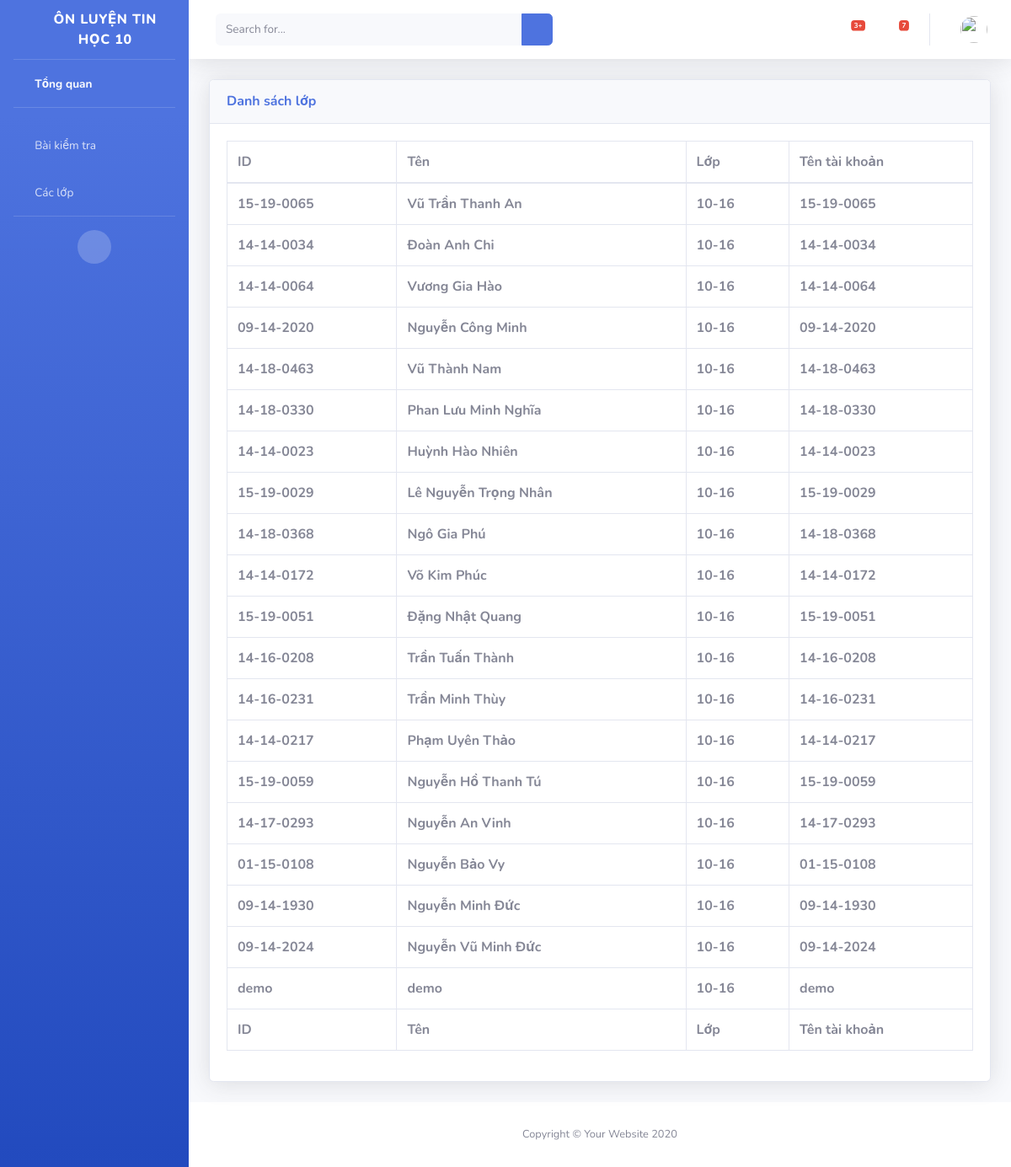
The app's page /HeThongHoTroLT/detail_class/10-16/ with its own data.
### HeThongHoTroLT/models.py (models this page shows)
class Student(models.Model):
  student_id = models.CharField(max_length=10, primary_key=True)
  student_name = models.TextField()
  class_name = models.ForeignKey(Classroom, on_delete=models.CASCADE)
  picture = models.BinaryField(null=True)

class Classroom(models.Model):
    classroom_id = models.CharField(max_length=10, primary_key=True)
    classroom_name = models.CharField(max_length=100)
    teacher_name = models.CharField(max_length=100)

### HeThongHoTroLT/views.py (the view)
# urls.py: path('detail_class/<str:classroom_id>/', views.detail_class,name='detail_class'),
def detail_class(request, classroom_id):
    pos = 'HeThongHoTroLT/base_student.html'
    for group in request.user.groups.all():
        if group.name == "Teacher":
            pos = 'HeThongHoTroLT/base_teacher.html'
            break
    classroom = get_object_or_404(Classroom, classroom_id=classroom_id)
    students = Student.objects.filter(class_name=classroom)
    return render(request, "HeThongHoTroLT/detail_class.html", {
        'pos': pos,
        'classroom': classroom,
        'students': students
    })

### HeThongHoTroLT/templates/HeThongHoTroLT/detail_class.html (shortened to what this page needs)
{%extends 'HeThongHoTroLT/base_teacher.html'%}
{%block content%}
{% load static %}
                <section class="content">
                <div class="container-fluid">
                    <div class="card shadow mb-4">
                        <div class="card-header py-3">
                            <h6 class="m-0 font-weight-bold text-primary">Danh sách lớp</h6>
                        </div>
                        <div class="card-body">
                            <div class="table-responsive">
                                <table class="table table-bordered" id="dataTable" width="100%" cellspacing="0">
                                    <thead>
                                        <tr>
                                            <th>ID</th>
                                            <th>Tên</th>
                                            <th>Lớp</th>
                                            <th>Tên tài khoản</th>
                                        </tr>
                                    </thead>
                                    <tfoot>
                                        <tr>
                                            <th>ID</th>
                                            <th>Tên</th>
                                            <th>Lớp</th>
                                            <th>Tên tài khoản</th>
                                        </tr>
                                    </tfoot>
                                    <tbody>
                                        {% for student in students %}
                                        <tr>
                                            <th><a>{{student.student_id}}</a></th>
                                            <th>{{ student.student_name }}</th>
                                            <th>{{ student.class_name.classroom_id}}</th>
                                            <th>{{student.student_id}}</th>
                                        </tr>
                                        {% endfor %}
                                    </tbody>
                                </table>
                            </div>
                        </div>
                    </div>
                </div>
        </div>
            <footer class="sticky-footer bg-white">
                <div class="container my-auto">
                    <div class="copyright text-center my-auto">
                        <span>Copyright &copy; Your Website 2020</span>
                    </div>
                </div>
            </footer>
        </div>
    </div>
{%endblock%}

### records on screen
Student: student_id "15-19-0065", student_name "Vũ Trần Thanh An", class_name.classroom_id "10-16"
Student: student_id "14-14-0034", student_name "Đoàn Anh Chi", class_name.classroom_id "10-16"
Student: student_id "14-14-0064", student_name "Vương Gia Hào", class_name.classroom_id "10-16"
Student: student_id "09-14-2020", student_name "Nguyễn Công Minh", class_name.classroom_id "10-16"
Student: student_id "14-18-0463", student_name "Vũ Thành Nam", class_name.classroom_id "10-16"
Student: student_id "14-18-0330", student_name "Phan Lưu Minh Nghĩa", class_name.classroom_id "10-16"
Student: student_id "14-14-0023", student_name "Huỳnh Hào Nhiên", class_name.classroom_id "10-16"
Student: student_id "15-19-0029", student_name "Lê Nguyễn Trọng Nhân", class_name.classroom_id "10-16"
Student: student_id "14-18-0368", student_name "Ngô Gia Phú", class_name.classroom_id "10-16"
Student: student_id "14-14-0172", student_name "Võ Kim Phúc", class_name.classroom_id "10-16"
Student: student_id "15-19-0051", student_name "Đặng Nhật Quang", class_name.classroom_id "10-16"
Student: student_id "14-16-0208", student_name "Trần Tuấn Thành", class_name.classroom_id "10-16"
Student: student_id "14-16-0231", student_name "Trần Minh Thùy", class_name.classroom_id "10-16"
Student: student_id "14-14-0217", student_name "Phạm Uyên Thảo", class_name.classroom_id "10-16"
Student: student_id "15-19-0059", student_name "Nguyễn Hồ Thanh Tú", class_name.classroom_id "10-16"
Student: student_id "14-17-0293", student_name "Nguyễn An Vinh", class_name.classroom_id "10-16"
Student: student_id "01-15-0108", student_name "Nguyễn Bảo Vy", class_name.classroom_id "10-16"
Student: student_id "09-14-1930", student_name "Nguyễn Minh Đức", class_name.classroom_id "10-16"
Student: student_id "09-14-2024", student_name "Nguyễn Vũ Minh Đức", class_name.classroom_id "10-16"
Student: student_id "demo", student_name "demo", class_name.classroom_id "10-16"
